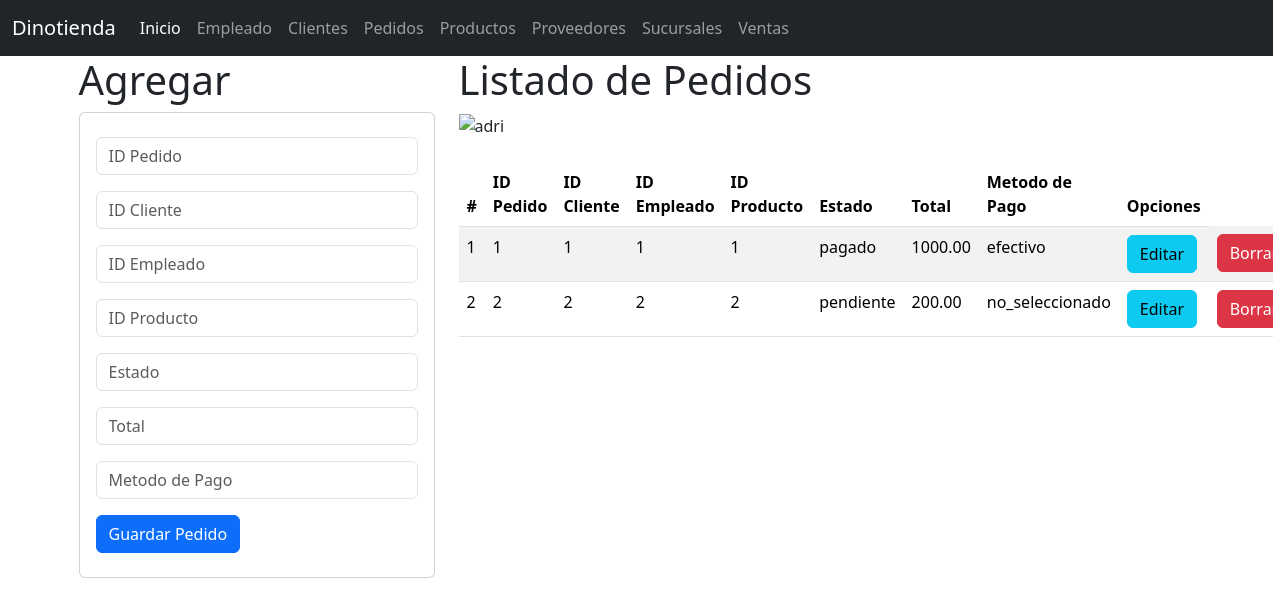
The app's page /pedidos with its own data.
### pedido_app/models.py (models this page shows, shortened)
class Pedido(models.Model):
    id_ped=models.CharField(primary_key=True,max_length=10)
    id_clien=id_clien=models.CharField(max_length=10)
    id_emp = models.CharField(max_length=10)
    id_prod = models.CharField(max_length=10)
    estado = models.CharField(max_length=50)
    total = models.DecimalField(max_digits=10, decimal_places=2)
    metodo_pago = models.CharField(max_length=50)

### pedido_app/views.py (the view)
# urls.py: path("pedidos",views.inicio_vistaPedidos,name="pedidos"),
def inicio_vistaPedidos(request):
    lospedidos = Pedido.objects.all()
    return render(request, 'gestionarPedidos.html', {'mispedidos': lospedidos})

### pedido_app/templates/gestionarPedidos.html
{% extends "base.html" %}
{% load static %}
{% block cuerpo %}
  <div class="row">
   <div class="col-sm-12 col-md-4 col-lg-4 col-xl-4">
     <h1>Agregar</h1>
     <div class="card">
      <div class="card-body">
        <form action="registrarPedidos/{{m.id_ped}}" method="POST">{% csrf_token %}
          <div class="form-group py-2">
            <input type="text" id="txtid_ped" name="txtid_ped" class="form-control"
            placeholder="ID Pedido" minlength="1"  maxlength="6" required>
          </div>
          <div class="form-group py-2">
            <input type="text" id="txtid_clien" name="txtid_clien" class="form-control"
            placeholder="ID Cliente" minlength="1"  maxlength="100" required>
          </div>
          <div class="form-group py-2">
            <input type="text" id="txtid_emp" name="txtid_emp" class="form-control"
            placeholder="ID Empleado" minlength="1" maxlength="100" required>
          </div>
          <div class="form-group py-2">
            <input type="text" id="txtid_prod" name="txtid_prod" class="form-control"
            placeholder="ID Producto" minlength="1" maxlength="100" required>
          </div>
          <div class="form-group py-2">
            <input type="text" id="txtestado" name="txtestado" class="form-control"
            placeholder="Estado" minlength="1" maxlength="100" required>
          </div>
          <div class="form-group py-2">
            <input type="text" id="txttotal" name="txttotal" class="form-control"
            placeholder="Total" minlength="1" maxlength="100" required>
          </div>
          <div class="form-group py-2">
            <input type="text" id="txtmetodo_p" name="txtmetodo_p" class="form-control"
            placeholder="Metodo de Pago" minlength="1" maxlength="100" required>
          </div>
          <div class="form-group py-2">
            <button type="submit" class="btn btn-primary">Guardar Pedido</button>
          </div>
        </form>
      </div>
    </div>
   </div>
  <div class="col-sm-12 col-md-8 col-lg-8 col-xl-8">
    <h1>Listado de Pedidos</h1>
    <img class="w-50" src="{% static 'img/pedidos.png '%}" alt="adri" width="400" height="300">
    <br>
    <br>
    <table class="table table-striped">
        <thead>
          <tr>
            <th scope="col">#</th>
            <th scope="col">ID Pedido</th>
            <th scope="col">ID Cliente</th>
            <th scope="col">ID Empleado</th>
            <th scope="col">ID Producto</th>
            <th scope="col">Estado</th>
            <th scope="col">Total</th>
            <th scope="col">Metodo de Pago</th>
            <th>Opciones</th>
          </tr>
        </thead>
        <tbody>
          {% for m in mispedidos %}
          <tr>
            <td> {{forloop.counter}} </td>
            <td> {{m.id_ped}} </td>
            <td> {{m.id_clien}} </td>
            <td> {{m.id_emp}} </td>
            <td> {{m.id_prod}} </td>
            <td> {{m.estado}} </td>
            <td> {{m.total}} </td>
            <td> {{m.metodo_pago}} </td>
            <td><a href="seleccionarPedidos/{{m.id_ped}}" class="btn btn-info">Editar</a></td>
            <td><a href="borrarPedidos/{{m.id_ped}}" class="btn btn-danger">Borrar</a></td>
          </tr>
          {% endfor %}
        </tbody>
      </table>
  </div>
</div>
{% endblock %}

### records on screen
Pedido: id_ped "1", id_clien "1", id_emp "1", id_prod "1", estado "pagado", total "1000.00", metodo_pago "efectivo"
Pedido: id_ped "2", id_clien "2", id_emp "2", id_prod "2", estado "pendiente", total "200.00", metodo_pago "no_seleccionado"
